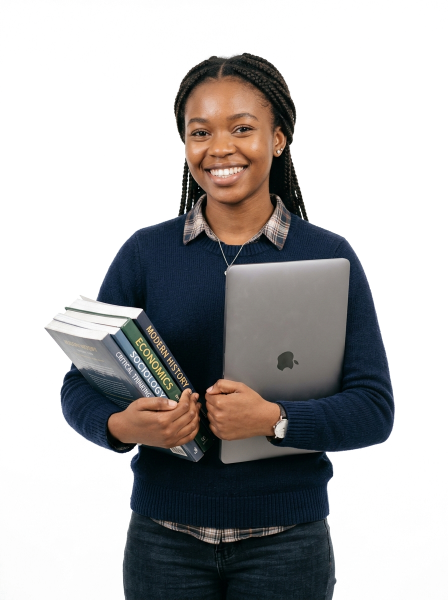
#> input picture automation/assets/students/student_01.png, 896 x 1200 px (shown at 1/2 size); its folder holds only this picture in this run
$ python -i infographic_engine.py   (imports and definitions only)
#> lines starting #> are read from the running program, lines starting #| are printed output that depends on the picture
"""
Academic Wizard - Master Infographic Generation Engine (V2 - Ultra Polished)
Provides 15 distinct layout templates and 20 randomized photorealistic student cutouts.
Enforces strict safe-zone bounding boxes and clean vector glyphs (zero tofu boxes).
"""

import os
import random
import numpy as np
from PIL import Image, ImageDraw, ImageFont, ImageFilter

BASE_DIR = os.path.dirname(os.path.abspath(__file__))
STUDENTS_DIR = os.path.join(BASE_DIR, 'assets', 'students')
LOGO_PATH = os.path.normpath(os.path.join(BASE_DIR, '..', 'public', 'academic-wizard-logo-nav.webp'))

# Color Palette
COLOR_NAVY = '#0F172A'
COLOR_DEEP_BLUE = '#1E3A8A'
COLOR_GOLD = '#F5A623'
COLOR_AMBER = '#D97706'
COLOR_EMERALD = '#10B981'
COLOR_ROSE = '#E11D48'
COLOR_CREAM = '#FAF8F5'
COLOR_WHITE = '#FFFFFF'
COLOR_GRAY_LIGHT = '#F1F5F9'
COLOR_GRAY_BORDER = '#CBD5E1'
COLOR_GRAY_TEXT = '#64748B'

# [53 lines left out: functions get_font, draw_vector_check, draw_vector_cross, draw_vector_star, not called in this run]

def load_student(student_id=None, target_height=800):
    """Loads and crops a student cutout from assets."""
#> called with target_height = 800
    if not os.path.exists(STUDENTS_DIR):
        return None
    available = [f for f in os.listdir(STUDENTS_DIR) if f.startswith('student_') and f.endswith('.png')]
    if not available:
        return None

    if student_id is not None:
        filename = f"student_{int(student_id):02d}.png"
        if filename not in available:
            filename = random.choice(available)
    else:
        filename = random.choice(available)

    path = os.path.join(STUDENTS_DIR, filename)
    img = Image.open(path).convert('RGBA')
#> img is the input picture: PIL image 896x1200 RGBA; mean R, G, B, A 172.7, 171.8, 171.7, 111.6
    arr = np.array(img)
    alpha = arr[:, :, 3]
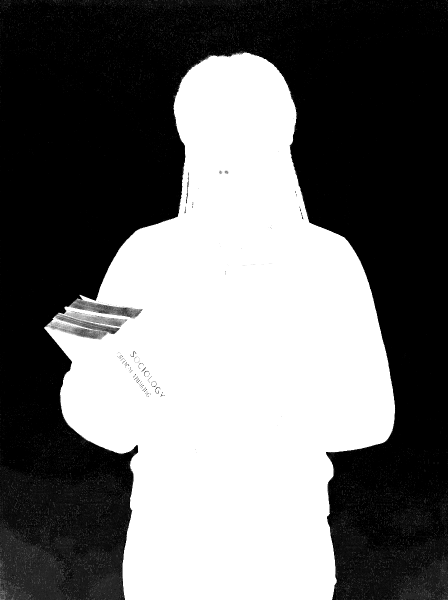
#> alpha: shape (1200, 896) (shown at 1/2 size); min 0, max 255, mean 111.6
    ys, xs = np.where(alpha > 40)
    if len(ys) > 0 and len(xs) > 0:
        img = img.crop((xs.min(), ys.min(), xs.max(), ys.max()))
#> img: PIL image 895x1199 RGBA

    aspect = img.width / img.height
#> aspect = 0.746
    target_width = int(target_height * aspect)
#> target_width = 597
    return img.resize((target_width, target_height), Image.Resampling.LANCZOS), filename

# [828 lines left out: functions draw_branding_header, draw_whatsapp_badge, render_template_01, render_template_02, render_template_03, render_template_04 and 11 more, not called in this run]

TEMPLATES = [
    render_template_01,
    render_template_02,
    render_template_03,
    render_template_04,
    render_template_05,
    render_template_06,
    render_template_07,
    render_template_08,
    render_template_09,
    render_template_10,
    render_template_11,
    render_template_12,
    render_template_13,
    render_template_14,
    render_template_15
]

# [22 lines left out: function generate_random_infographic, not called in this run]

# [2 lines not run here, left out]

>>> result = load_student()

$ run again, on automation/assets/students/student_05.png
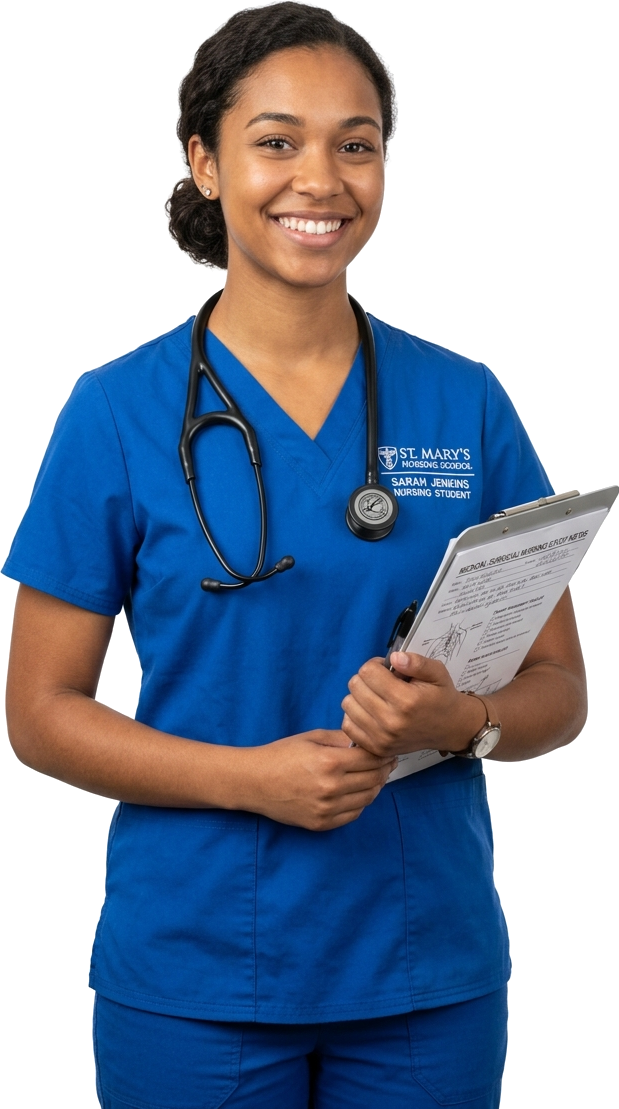
#> input picture automation/assets/students/student_05.png, 619 x 1109 px
#> in load_student, img is the input picture: PIL image 619x1109 RGBA; mean R, G, B, A 135.3, 149.8, 171.2, 157.1
#> in load_student, `alpha = arr[:, :, 3]`:
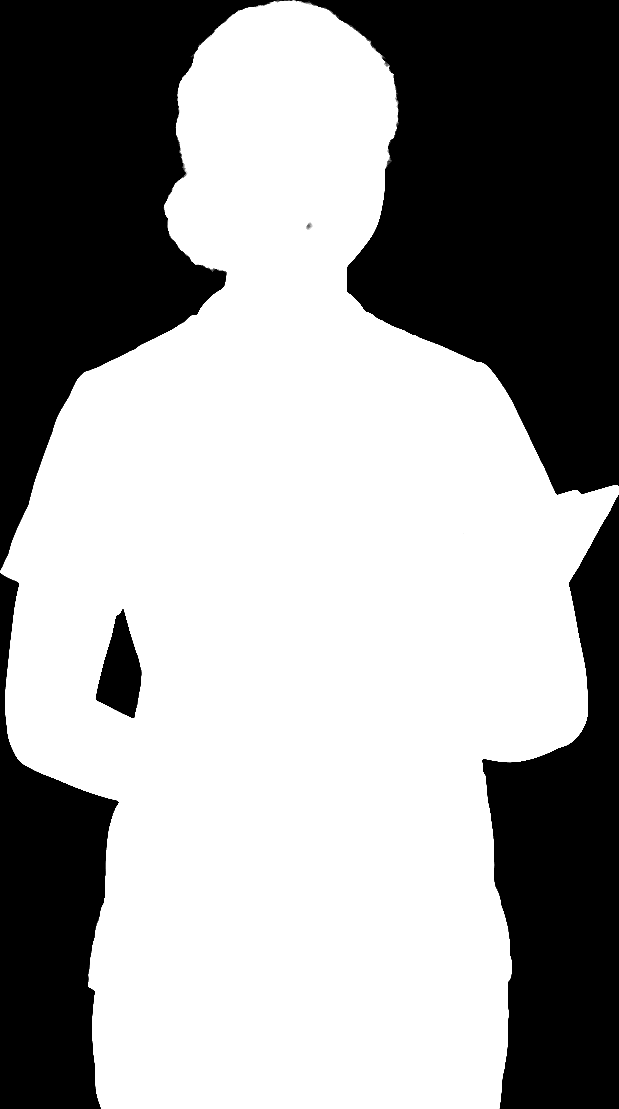
#> alpha: shape (1109, 619); min 0, max 255, mean 157.1
#> img: PIL image 618x1108 RGBA

$ run again, on automation/assets/students/student_06.png
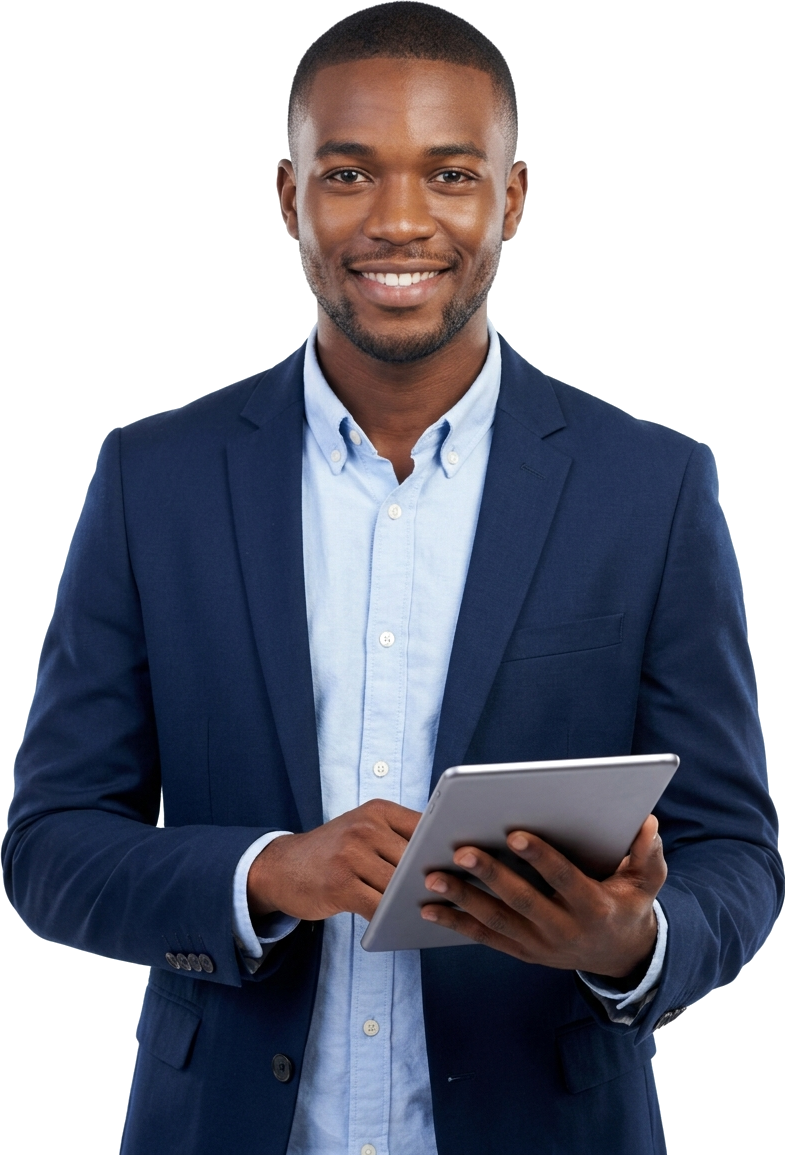
#> input picture automation/assets/students/student_06.png, 785 x 1155 px
#> in load_student, img is the input picture: PIL image 785x1155 RGBA; mean R, G, B, A 136.8, 138.6, 150.1, 163.5
#> in load_student, `alpha = arr[:, :, 3]`:
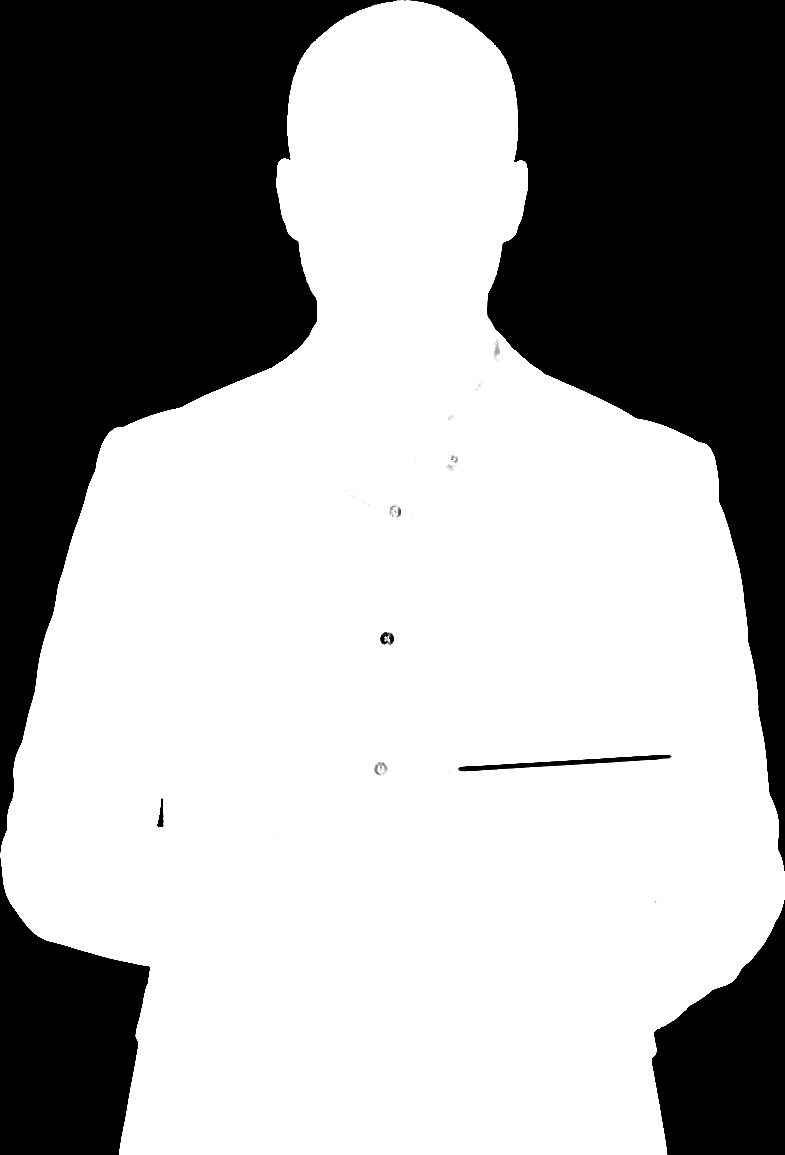
#> alpha: shape (1155, 785); min 0, max 255, mean 163.5
#> img: PIL image 784x1154 RGBA

$ run again, on automation/assets/students/student_07.png
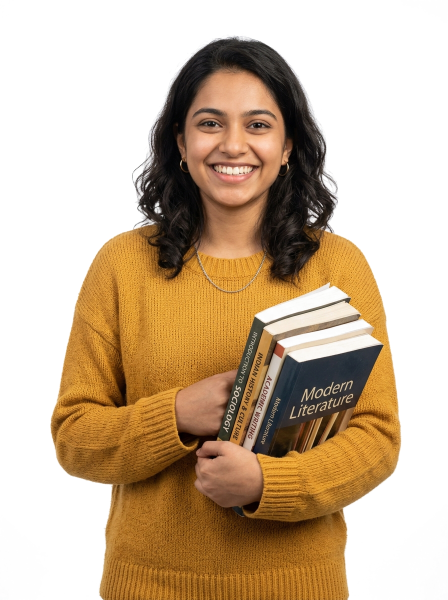
#> input picture automation/assets/students/student_07.png, 895 x 1199 px (shown at 1/2 size)
#> in load_student, img is the input picture: PIL image 895x1199 RGBA; mean R, G, B, A 198.8, 176.5, 150.9, 130.5
#> in load_student, `alpha = arr[:, :, 3]`:
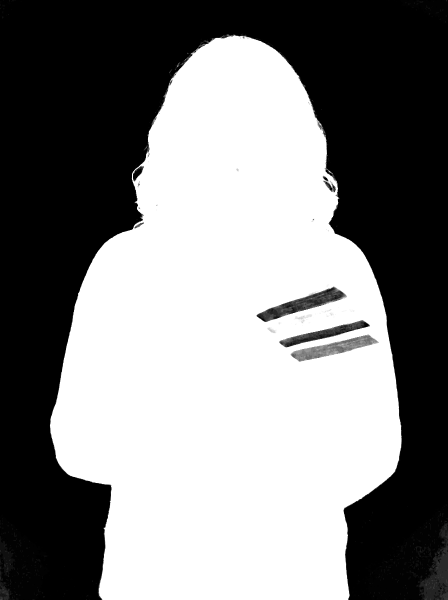
#> alpha: shape (1199, 895) (shown at 1/2 size); min 0, max 255, mean 130.5
#> in load_student, `img = img.crop((xs.min(), ys.min(), xs.max(), ys.max()))`:
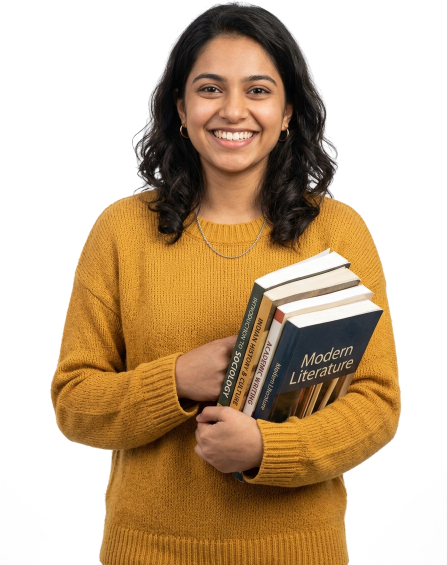
#> img: PIL image 894x1129 RGBA (shown at 1/2 size); mean R, G, B, A 195.8, 172.1, 144.8, 138.7; transparent parts drawn white

$ run again, on automation/assets/students/student_02.png
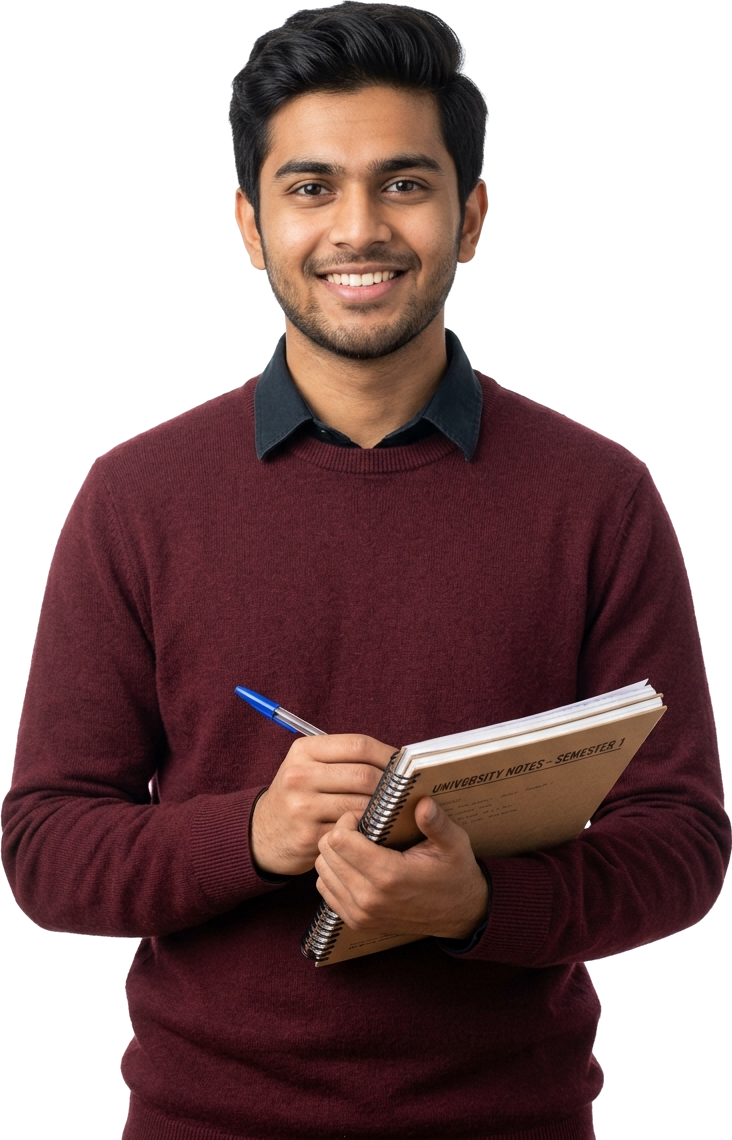
#> input picture automation/assets/students/student_02.png, 732 x 1140 px
#> in load_student, img is the input picture: PIL image 732x1140 RGBA; mean R, G, B, A 146.9, 123.3, 122.9, 161.7
#> in load_student, `alpha = arr[:, :, 3]`:
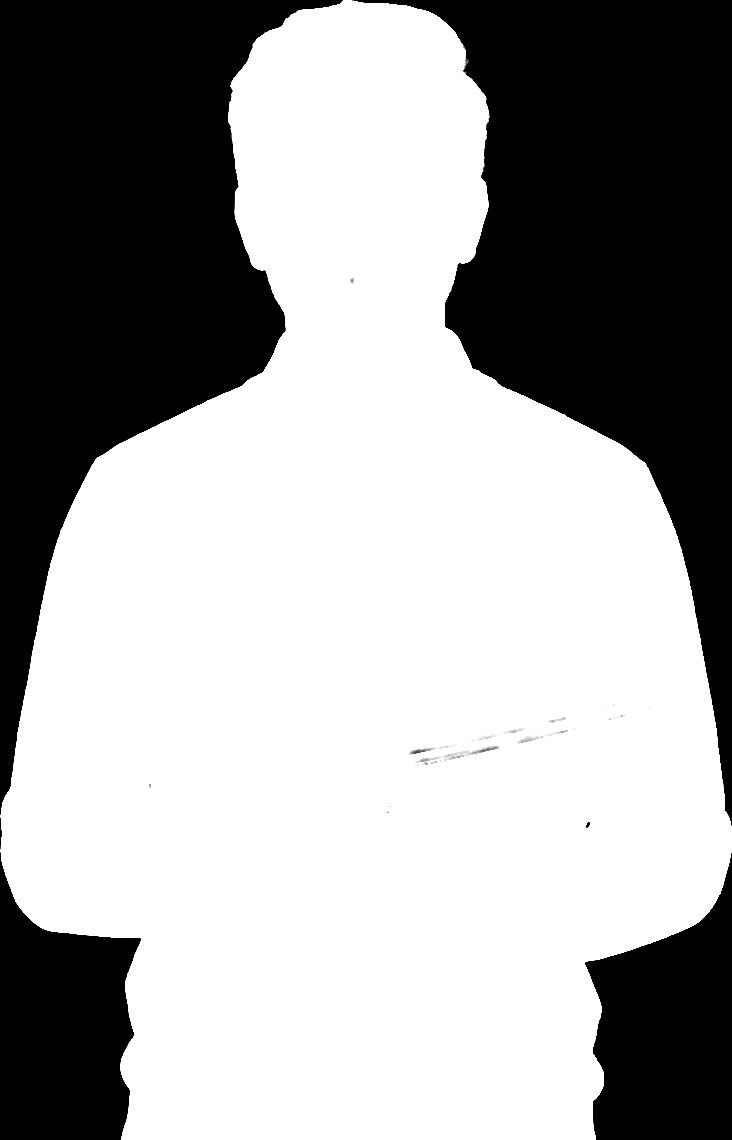
#> alpha: shape (1140, 732); min 0, max 255, mean 161.7
#> img: PIL image 731x1139 RGBA
